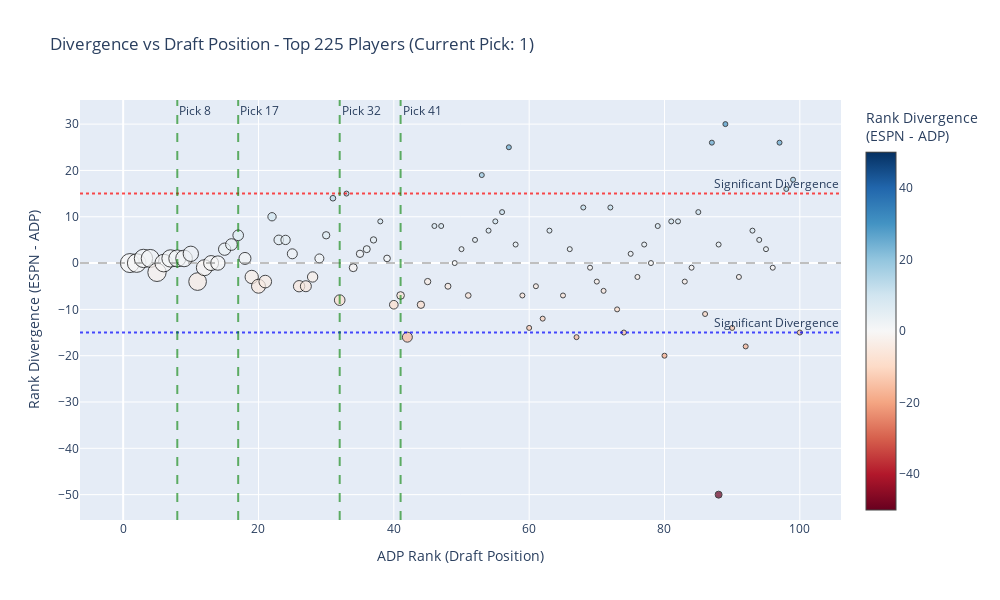

Notebook code cell kept with this figure:
### Markdown cell above
## 3. Divergence Timeline

Bubble chart showing rank divergence across draft positions with VBD sizing.

### Code cell
def plot_divergence_timeline(df, current_pick=1):
    """Bubble chart of divergence with VBD sizing"""
    
    # Focus on players likely to be available in first few rounds
    df_plot = df[df['adp_rank'] <= 100].copy()
    df_plot = df_plot.sort_values('adp_rank')
    
    fig = go.Figure()
    
    # Create hover text with player details
    hover_text = [
        f"{row['player_name']}<br>" +
        f"Position: {row['position']}<br>" +
        f"ESPN Rank: {row['espn_rank']}<br>" +
        f"ADP Rank: {row['adp_rank']}<br>" +
        f"VBD Score: {row['vbd_score']}<br>" +
        f"Availability: {row['probability_available']:.1%}"
        for _, row in df_plot.iterrows()
    ]
    
    fig.add_trace(go.Scatter(
        x=df_plot['adp_rank'],
        y=df_plot['rank_divergence'],
        mode='markers',
        marker=dict(
            size=np.maximum(df_plot['vbd_score']/3, 5),  # Minimum size 5
            color=df_plot['rank_divergence'],
            colorscale='RdBu',
            cmid=0,
            showscale=True,
            colorbar=dict(title="Rank Divergence<br>(ESPN - ADP)"),
            line=dict(width=1, color='black')
        ),
        text=hover_text,
        hovertemplate='%{text}<extra></extra>',
        name='Players'
    ))
    
    # Add reference lines
    fig.add_hline(y=0, line_dash="dash", line_color="gray", opacity=0.5)
    fig.add_hline(y=15, line_dash="dot", line_color="red", opacity=0.7, 
                  annotation_text="Significant Divergence")
    fig.add_hline(y=-15, line_dash="dot", line_color="blue", opacity=0.7,
                  annotation_text="Significant Divergence")
    
    # Add user's pick positions
    my_picks = [8, 17, 32, 41, 56, 65, 80, 89]
    for pick in my_picks[:4]:  # First 4 picks
        fig.add_vline(x=pick, line_dash="dash", line_color="green", opacity=0.6,
                      annotation_text=f"Pick {pick}")
    
    fig.update_layout(
        title=f'Divergence vs Draft Position - Top 225 Players (Current Pick: {current_pick})',
        xaxis_title='ADP Rank (Draft Position)',
        yaxis_title='Rank Divergence (ESPN - ADP)',
        height=600,
        width=1000,
        showlegend=False
    )
    
    return fig

# Create divergence timeline
timeline_fig = plot_divergence_timeline(enhanced_df_filtered, current_pick=1)
timeline_fig.show()

print("\n📊 Divergence Timeline:")
print("- X-axis: Where players are typically drafted (ADP)")
print("- Y-axis: How much ESPN disagrees with ADP")
print("- Bubble size: VBD value")
print("- Red bubbles above line: ESPN undervalues (potential steals)")
print("- Blue bubbles below line: ESPN overvalues (potential traps)")
print("- Green lines: Your draft picks")

### Figure 1 — Plotly figure (JSON) as saved in the notebook; plotly's stock layout.template omitted (floating-point values rounded to 4 significant figures)
{"data": [{"hovertemplate": "%{text}<extra></extra>", "marker": {"cmid": 0, "color": [0.0, 0.0, 1.0, 1.0, -2.0, 0.0, 1.0, 1.0, 1.0, 2.0, -4.0, -1.0, 0.0, 0.0, 3.0, 4.0, 6.0, 1.0, -3.0, -5.0, -4.0, 10.0, 5.0, 5.0, 2.0, -5.0, -5.0, -3.0, 1.0, 6.0, 14.0, -8.0, 15.0, -1.0, 2.0, 3.0, 5.0, 9.0, 1.0, -9.0, -7.0, -16.0, -9.0, -4.0, 8.0, 8.0, -5.0, 0.0, 3.0, -7.0, 5.0, 19.0, 7.0, 9.0, 11.0, 25.0, 4.0, -7.0, -14.0, -5.0, -12.0, 7.0, -7.0, 3.0, -16.0, 12.0, -1.0, -4.0, -6.0, 12.0, -10.0, -15.0, 2.0, -3.0, 4.0, 0.0, 8.0, -20.0, 9.0, 9.0, -4.0, -1.0, 11.0, -11.0, 26.0, -50.0, 4.0, 30.0, -14.0, -3.0, -18.0, 7.0, 5.0, 3.0, -1.0, 26.0, 16.0, 18.0, -15.0], "colorbar": {"title": {"text": "Rank Divergence<br>(ESPN - ADP)"}}, "colorscale": [[0, "rgb(103,0,31)"], [0.1, "rgb(178,24,43)"], [0.2, "rgb(214,96,77)"], [0.3, "rgb(244,165,130)"], [0.4, "rgb(253,219,199)"], [0.5, "rgb(247,247,247)"], [0.6, "rgb(209,229,240)"], [0.7, "rgb(146,197,222)"], [0.8, "rgb(67,147,195)"], [0.9, "rgb(33,102,172)"], [1, "rgb(5,48,97)"]], "line": {"color": "black", "width": 1}, "showscale": true, "size": [19.0, 18.67, 18.33, 18.0, 18.33, 17.67, 17.33, 17.0, 16.67, 15.33, 17.67, 16.0, 15.0, 14.33, 12.33, 11.67, 10.67, 12.0, 13.33, 14.0, 12.67, 8.333, 9.667, 9.333, 10.0, 11.33, 11.0, 10.33, 9.0, 7.333, 5.667, 10.67, 5.0, 8.0, 7.333, 7.0, 6.333, 5.0, 6.667, 8.667, 7.667, 10.0, 7.333, 6.333, 5.0, 5.0, 6.0, 5.0, 5.0, 5.667, 5.0, 5.0, 5.0, 5.0, 5.0, 5.0, 5.0, 5.0, 5.0, 5.0, 5.0, 5.0, 5.0, 5.0, 5.0, 5.0, 5.0, 5.0, 5.0, 5.0, 5.0, 5.0, 5.0, 5.0, 5.0, 5.0, 5.0, 5.0, 5.0, 5.0, 5.0, 5.0, 5.0, 5.0, 5.0, 7.0, 5.0, 5.0, 5.0, 5.0, 5.0, 5.0, 5.0, 5.0, 5.0, 5.0, 5.0, 5.0, 5.0]}, "mode": "markers", "name": "Players", "text": ["Ja'Marr Chase<br>Position: WR<br>ESPN Rank: 1<br>ADP Rank: 1.0<br>VBD Score: 57<br>Availability: 81.9%", "Bijan Robinson<br>Position: RB<br>ESPN Rank: 2<br>ADP Rank: 2.0<br>VBD Score: 56<br>Availability: 69.7%", "Saquon Barkley<br>Position: RB<br>ESPN Rank: 4<br>ADP Rank: 3.0<br>VBD Score: 55<br>Availability: 53.8%", "Jahmyr Gibbs<br>Position: RB<br>ESPN Rank: 5<br>ADP Rank: 4.0<br>VBD Score: 54<br>Availability: 49.3%", "Justin Jefferson<br>Position: WR<br>ESPN Rank: 3<br>ADP Rank: 5.0<br>VBD Score: 55<br>Availability: 63.4%", "CeeDee Lamb<br>Position: WR<br>ESPN Rank: 6<br>ADP Rank: 6.0<br>VBD Score: 53<br>Availability: 47.4%", "Puka Nacua<br>Position: WR<br>ESPN Rank: 8<br>ADP Rank: 7.0<br>VBD Score: 52<br>Availability: 50.7%", "Malik Nabers<br>Position: WR<br>ESPN Rank: 9<br>ADP Rank: 8.0<br>VBD Score: 51<br>Availability: 57.7%", "Amon-Ra St. Brown<br>Position: WR<br>ESPN Rank: 10<br>ADP Rank: 9.0<br>VBD Score: 50<br>Availability: 64.0%", "Ashton Jeanty<br>Position: RB<br>ESPN Rank: 12<br>ADP Rank: 10.0<br>VBD Score: 46<br>Availability: 73.2%", "Christian McCaffrey<br>Position: RB<br>ESPN Rank: 7<br>ADP Rank: 11.0<br>VBD Score: 53<br>Availability: 49.2%", "Derrick Henry<br>Position: RB<br>ESPN Rank: 11<br>ADP Rank: 12.0<br>VBD Score: 48<br>Availability: 71.6%", "Nico Collins<br>Position: WR<br>ESPN Rank: 13<br>ADP Rank: 13.0<br>VBD Score: 45<br>Availability: 79.4%", "Brian Thomas Jr.<br>Position: WR<br>ESPN Rank: 14<br>ADP Rank: 14.0<br>VBD Score: 43<br>Availability: 82.9%", "De'Von Achane<br>Position: RB<br>ESPN Rank: 18<br>ADP Rank: 15.0<br>VBD Score: 37<br>Availability: 90.7%", "Brock Bowers<br>Position: TE<br>ESPN Rank: 20<br>ADP Rank: 16.0<br>VBD Score: 35<br>Availability: 93.3%", "Bucky Irving<br>Position: RB<br>ESPN Rank: 23<br>ADP Rank: 17.0<br>VBD Score: 32<br>Availability: 95.6%", "Josh Jacobs<br>Position: RB<br>ESPN Rank: 19<br>ADP Rank: 18.0<br>VBD Score: 36<br>Availability: 93.1%", "Drake London<br>Position: WR<br>ESPN Rank: 16<br>ADP Rank: 19.0<br>VBD Score: 40<br>Availability: 89.2%", "A.J. Brown<br>Position: WR<br>ESPN Rank: 15<br>ADP Rank: 20.0<br>VBD Score: 42<br>Availability: 87.5%", "Jonathan Taylor<br>Position: RB<br>ESPN Rank: 17<br>ADP Rank: 21.0<br>VBD Score: 38<br>Availability: 91.3%", "Chase Brown<br>Position: RB<br>ESPN Rank: 32<br>ADP Rank: 22.0<br>VBD Score: 25<br>Availability: 98.9%", "Josh Allen<br>Position: QB<br>ESPN Rank: 28<br>ADP Rank: 23.0<br>VBD Score: 29<br>Availability: 98.5%", "Lamar Jackson<br>Position: QB<br>ESPN Rank: 29<br>ADP Rank: 24.0<br>VBD Score: 28<br>Availability: 98.8%", "Ladd McConkey<br>Position: WR<br>ESPN Rank: 27<br>ADP Rank: 25.0<br>VBD Score: 30<br>Availability: 98.5%", "Trey McBride<br>Position: TE<br>ESPN Rank: 21<br>ADP Rank: 26.0<br>VBD Score: 34<br>Availability: 96.1%", "Kyren Williams<br>Position: RB<br>ESPN Rank: 22<br>ADP Rank: 27.0<br>VBD Score: 33<br>Availability: 96.8%", "Tyreek Hill<br>Position: WR<br>ESPN Rank: 25<br>ADP Rank: 28.0<br>VBD Score: 31<br>Availability: 98.1%", "Jayden Daniels<br>Position: QB<br>ESPN Rank: 30<br>ADP Rank: 29.0<br>VBD Score: 27<br>Availability: 99.2%", "Jaxon Smith-Njigba<br>Position: WR<br>ESPN Rank: 36<br>ADP Rank: 30.0<br>VBD Score: 22<br>Availability: 99.7%", "Breece Hall<br>Position: RB<br>ESPN Rank: 45<br>ADP Rank: 31.0<br>VBD Score: 17<br>Availability: 99.8%", "Tee Higgins<br>Position: WR<br>ESPN Rank: 24<br>ADP Rank: 32.0<br>VBD Score: 32<br>Availability: 97.9%", "Garrett Wilson<br>Position: WR<br>ESPN Rank: 48<br>ADP Rank: 33.0<br>VBD Score: 14<br>Availability: 99.9%", "James Cook<br>Position: RB<br>ESPN Rank: 33<br>ADP Rank: 34.0<br>VBD Score: 24<br>Availability: 99.6%", "Omarion Hampton<br>Position: RB<br>ESPN Rank: 37<br>ADP Rank: 35.0<br>VBD Score: 22<br>Availability: 99.8%", "Joe Burrow<br>Position: QB<br>ESPN Rank: 39<br>ADP Rank: 36.0<br>VBD Score: 21<br>Availability: 99.9%", "Alvin Kamara<br>Position: RB<br>ESPN Rank: 42<br>ADP Rank: 37.0<br>VBD Score: 19<br>Availability: 99.9%", "Marvin Harrison Jr.<br>Position: WR<br>ESPN Rank: 47<br>ADP Rank: 38.0<br>VBD Score: 15<br>Availability: 99.9%", "George Kittle<br>Position: TE<br>ESPN Rank: 40<br>ADP Rank: 39.0<br>VBD Score: 20<br>Availability: 99.9%", "Jalen Hurts<br>Position: QB<br>ESPN Rank: 31<br>ADP Rank: 40.0<br>VBD Score: 26<br>Availability: 99.5%", "Terry McLaurin<br>Position: WR<br>ESPN Rank: 34<br>ADP Rank: 41.0<br>VBD Score: 23<br>Availability: 99.7%", "Davante Adams<br>Position: WR<br>ESPN Rank: 26<br>ADP Rank: 42.0<br>VBD Score: 30<br>Availability: 98.6%", "Mike Evans<br>Position: WR<br>ESPN Rank: 35<br>ADP Rank: 44.0<br>VBD Score: 22<br>Availability: 99.8%", "Chuba Hubbard<br>Position: RB<br>ESPN Rank: 41<br>ADP Rank: 45.0<br>VBD Score: 19<br>Availability: 99.9%", "DJ Moore<br>Position: WR<br>ESPN Rank: 54<br>ADP Rank: 46.0<br>VBD Score: 10<br>Availability: 100.0%", "Rashee Rice<br>Position: WR<br>ESPN Rank: 55<br>ADP Rank: 47.0<br>VBD Score: 10<br>Availability: 100.0%", "James Conner<br>Position: RB<br>ESPN Rank: 43<br>ADP Rank: 48.0<br>VBD Score: 18<br>Availability: 100.0%", "DK Metcalf<br>Position: WR<br>ESPN Rank: 49<br>ADP Rank: 49.0<br>VBD Score: 13<br>Availability: 100.0%", "Courtland Sutton<br>Position: WR<br>ESPN Rank: 53<br>ADP Rank: 50.0<br>VBD Score: 11<br>Availability: 100.0%", "TreVeyon Henderson<br>Position: RB<br>ESPN Rank: 44<br>ADP Rank: 51.0<br>VBD Score: 17<br>Availability: 100.0%", "DeVonta Smith<br>Position: WR<br>ESPN Rank: 57<br>ADP Rank: 52.0<br>VBD Score: 10<br>Availability: 100.0%", "RJ Harvey<br>Position: RB<br>ESPN Rank: 72<br>ADP Rank: 53.0<br>VBD Score: 6<br>Availability: 100.0%", "Sam LaPorta<br>Position: TE<br>ESPN Rank: 61<br>ADP Rank: 54.0<br>VBD Score: 8<br>Availability: 100.0%", "Tetairoa McMillan<br>Position: WR<br>ESPN Rank: 64<br>ADP Rank: 55.0<br>VBD Score: 7<br>Availability: 100.0%", "David Montgomery<br>Position: RB<br>ESPN Rank: 67<br>ADP Rank: 56.0<br>VBD Score: 7<br>Availability: 100.0%", "Joe Mixon<br>Position: RB<br>ESPN Rank: 82<br>ADP Rank: 57.0<br>VBD Score: 4<br>Availability: 100.0%", "Patrick Mahomes<br>Position: QB<br>ESPN Rank: 62<br>ADP Rank: 58.0<br>VBD Score: 8<br>Availability: 100.0%", "D'Andre Swift<br>Position: RB<br>ESPN Rank: 52<br>ADP Rank: 59.0<br>VBD Score: 11<br>Availability: 100.0%", "Xavier Worthy<br>Position: WR<br>ESPN Rank: 46<br>ADP Rank: 60.0<br>VBD Score: 15<br>Availability: 100.0%", "Jameson Williams<br>Position: WR<br>ESPN Rank: 56<br>ADP Rank: 61.0<br>VBD Score: 10<br>Availability: 100.0%", "Zay Flowers<br>Position: WR<br>ESPN Rank: 50<br>ADP Rank: 62.0<br>VBD Score: 13<br>Availability: 100.0%", "Isiah Pacheco<br>Position: RB<br>ESPN Rank: 70<br>ADP Rank: 63.0<br>VBD Score: 6<br>Availability: 100.0%", "George Pickens<br>Position: WR<br>ESPN Rank: 58<br>ADP Rank: 65.0<br>VBD Score: 9<br>Availability: 100.0%", "T.J. Hockenson<br>Position: TE<br>ESPN Rank: 69<br>ADP Rank: 66.0<br>VBD Score: 6<br>Availability: 100.0%", "Calvin Ridley<br>Position: WR<br>ESPN Rank: 51<br>ADP Rank: 67.0<br>VBD Score: 12<br>Availability: 100.0%", "Kaleb Johnson<br>Position: RB<br>ESPN Rank: 80<br>ADP Rank: 68.0<br>VBD Score: 4<br>Availability: 100.0%", "Tony Pollard<br>Position: RB<br>ESPN Rank: 68<br>ADP Rank: 69.0<br>VBD Score: 6<br>Availability: 100.0%", "Travis Hunter<br>Position: WR<br>ESPN Rank: 66<br>ADP Rank: 70.0<br>VBD Score: 7<br>Availability: 100.0%", "Jerry Jeudy<br>Position: WR<br>ESPN Rank: 65<br>ADP Rank: 71.0<br>VBD Score: 7<br>Availability: 100.0%", "Travis Kelce<br>Position: TE<br>ESPN Rank: 84<br>ADP Rank: 72.0<br>VBD Score: 4<br>Availability: 100.0%", "Baker Mayfield<br>Position: QB<br>ESPN Rank: 63<br>ADP Rank: 73.0<br>VBD Score: 8<br>Availability: 100.0%", "Jaylen Waddle<br>Position: WR<br>ESPN Rank: 59<br>ADP Rank: 74.0<br>VBD Score: 9<br>Availability: 100.0%", "Chris Olave<br>Position: WR<br>ESPN Rank: 77<br>ADP Rank: 75.0<br>VBD Score: 5<br>Availability: 100.0%", "Chris Godwin<br>Position: WR<br>ESPN Rank: 73<br>ADP Rank: 76.0<br>VBD Score: 6<br>Availability: 100.0%", "Tyrone Tracy Jr.<br>Position: RB<br>ESPN Rank: 81<br>ADP Rank: 77.0<br>VBD Score: 4<br>Availability: 100.0%", "Jordan Addison<br>Position: WR<br>ESPN Rank: 78<br>ADP Rank: 78.0<br>VBD Score: 4<br>Availability: 100.0%", "Bo Nix<br>Position: QB<br>ESPN Rank: 87<br>ADP Rank: 79.0<br>VBD Score: 3<br>Availability: 100.0%", "Rome Odunze<br>Position: WR<br>ESPN Rank: 60<br>ADP Rank: 80.0<br>VBD Score: 9<br>Availability: 100.0%", "Brian Robinson Jr.<br>Position: RB<br>ESPN Rank: 90<br>ADP Rank: 81.0<br>VBD Score: 3<br>Availability: 100.0%", "Jaylen Warren<br>Position: RB<br>ESPN Rank: 91<br>ADP Rank: 82.0<br>VBD Score: 3<br>Availability: 100.0%", "Deebo Samuel Sr.<br>Position: WR<br>ESPN Rank: 79<br>ADP Rank: 83.0<br>VBD Score: 4<br>Availability: 100.0%", "Mark Andrews<br>Position: TE<br>ESPN Rank: 83<br>ADP Rank: 84.0<br>VBD Score: 4<br>Availability: 100.0%", "Stefon Diggs<br>Position: WR<br>ESPN Rank: 96<br>ADP Rank: 85.0<br>VBD Score: 2<br>Availability: 100.0%", "Cooper Kupp<br>Position: WR<br>ESPN Rank: 75<br>ADP Rank: 86.0<br>VBD Score: 5<br>Availability: 100.0%", "Evan Engram<br>Position: TE<br>ESPN Rank: 113<br>ADP Rank: 87.0<br>VBD Score: 2<br>Availability: 100.0%", "Kenneth Walker III<br>Position: RB<br>ESPN Rank: 38<br>ADP Rank: 88.0<br>VBD Score: 21<br>Availability: 99.9%", "Quinshon Judkins<br>Position: RB<br>ESPN Rank: 92<br>ADP Rank: 88.0<br>VBD Score: 3<br>Availability: 100.0%", "Travis Etienne Jr.<br>Position: RB<br>ESPN Rank: 119<br>ADP Rank: 89.0<br>VBD Score: 2<br>Availability: 100.0%", "Jakobi Meyers<br>Position: WR<br>ESPN Rank: 76<br>ADP Rank: 90.0<br>VBD Score: 5<br>Availability: 100.0%", "Kyler Murray<br>Position: QB<br>ESPN Rank: 88<br>ADP Rank: 91.0<br>VBD Score: 3<br>Availability: 100.0%", "Matthew Golden<br>Position: WR<br>ESPN Rank: 74<br>ADP Rank: 92.0<br>VBD Score: 5<br>Availability: 100.0%", "Khalil Shakir<br>Position: WR<br>ESPN Rank: 100<br>ADP Rank: 93.0<br>VBD Score: 2<br>Availability: 100.0%", "Ricky Pearsall<br>Position: WR<br>ESPN Rank: 99<br>ADP Rank: 94.0<br>VBD Score: 2<br>Availability: 100.0%", "Jauan Jennings<br>Position: WR<br>ESPN Rank: 98<br>ADP Rank: 95.0<br>VBD Score: 2<br>Availability: 100.0%", "Javonte Williams<br>Position: RB<br>ESPN Rank: 95<br>ADP Rank: 96.0<br>VBD Score: 3<br>Availability: 100.0%", "Jared Goff<br>Position: QB<br>ESPN Rank: 123<br>ADP Rank: 97.0<br>VBD Score: 1<br>Availability: 100.0%", "Cam Skattebo<br>Position: RB<br>ESPN Rank: 114<br>ADP Rank: 98.0<br>VBD Score: 2<br>Availability: 100.0%", "Jordan Mason<br>Position: RB<br>ESPN Rank: 117<br>ADP Rank: 99.0<br>VBD Score: 2<br>Availability: 100.0%", "David Njoku<br>Position: TE<br>ESPN Rank: 85<br>ADP Rank: 100.0<br>VBD Score: 4<br>Availability: 100.0%"], "type": "scatter", "x": [1.0, 2.0, 3.0, 4.0, 5.0, 6.0, 7.0, 8.0, 9.0, 10.0, 11.0, 12.0, 13.0, 14.0, 15.0, 16.0, 17.0, 18.0, 19.0, 20.0, 21.0, 22.0, 23.0, 24.0, 25.0, 26.0, 27.0, 28.0, 29.0, 30.0, 31.0, 32.0, 33.0, 34.0, 35.0, 36.0, 37.0, 38.0, 39.0, 40.0, 41.0, 42.0, 44.0, 45.0, 46.0, 47.0, 48.0, 49.0, 50.0, 51.0, 52.0, 53.0, 54.0, 55.0, 56.0, 57.0, 58.0, 59.0, 60.0, 61.0, 62.0, 63.0, 65.0, 66.0, 67.0, 68.0, 69.0, 70.0, 71.0, 72.0, 73.0, 74.0, 75.0, 76.0, 77.0, 78.0, 79.0, 80.0, 81.0, 82.0, 83.0, 84.0, 85.0, 86.0, 87.0, 88.0, 88.0, 89.0, 90.0, 91.0, 92.0, 93.0, 94.0, 95.0, 96.0, 97.0, 98.0, 99.0, 100.0], "y": [0.0, 0.0, 1.0, 1.0, -2.0, 0.0, 1.0, 1.0, 1.0, 2.0, -4.0, -1.0, 0.0, 0.0, 3.0, 4.0, 6.0, 1.0, -3.0, -5.0, -4.0, 10.0, 5.0, 5.0, 2.0, -5.0, -5.0, -3.0, 1.0, 6.0, 14.0, -8.0, 15.0, -1.0, 2.0, 3.0, 5.0, 9.0, 1.0, -9.0, -7.0, -16.0, -9.0, -4.0, 8.0, 8.0, -5.0, 0.0, 3.0, -7.0, 5.0, 19.0, 7.0, 9.0, 11.0, 25.0, 4.0, -7.0, -14.0, -5.0, -12.0, 7.0, -7.0, 3.0, -16.0, 12.0, -1.0, -4.0, -6.0, 12.0, -10.0, -15.0, 2.0, -3.0, 4.0, 0.0, 8.0, -20.0, 9.0, 9.0, -4.0, -1.0, 11.0, -11.0, 26.0, -50.0, 4.0, 30.0, -14.0, -3.0, -18.0, 7.0, 5.0, 3.0, -1.0, 26.0, 16.0, 18.0, -15.0]}], "layout": {"annotations": [{"showarrow": false, "text": "Significant Divergence", "x": 1, "xanchor": "right", "xref": "x domain", "y": 15, "yanchor": "bottom", "yref": "y"}, {"showarrow": false, "text": "Significant Divergence", "x": 1, "xanchor": "right", "xref": "x domain", "y": -15, "yanchor": "bottom", "yref": "y"}, {"showarrow": false, "text": "Pick 8", "x": 8, "xanchor": "left", "xref": "x", "y": 1, "yanchor": "top", "yref": "y domain"}, {"showarrow": false, "text": "Pick 17", "x": 17, "xanchor": "left", "xref": "x", "y": 1, "yanchor": "top", "yref": "y domain"}, {"showarrow": false, "text": "Pick 32", "x": 32, "xanchor": "left", "xref": "x", "y": 1, "yanchor": "top", "yref": "y domain"}, {"showarrow": false, "text": "Pick 41", "x": 41, "xanchor": "left", "xref": "x", "y": 1, "yanchor": "top", "yref": "y domain"}], "height": 600, "shapes": [{"line": {"color": "gray", "dash": "dash"}, "opacity": 0.5, "type": "line", "x0": 0, "x1": 1, "xref": "x domain", "y0": 0, "y1": 0, "yref": "y"}, {"line": {"color": "red", "dash": "dot"}, "opacity": 0.7, "type": "line", "x0": 0, "x1": 1, "xref": "x domain", "y0": 15, "y1": 15, "yref": "y"}, {"line": {"color": "blue", "dash": "dot"}, "opacity": 0.7, "type": "line", "x0": 0, "x1": 1, "xref": "x domain", "y0": -15, "y1": -15, "yref": "y"}, {"line": {"color": "green", "dash": "dash"}, "opacity": 0.6, "type": "line", "x0": 8, "x1": 8, "xref": "x", "y0": 0, "y1": 1, "yref": "y domain"}, {"line": {"color": "green", "dash": "dash"}, "opacity": 0.6, "type": "line", "x0": 17, "x1": 17, "xref": "x", "y0": 0, "y1": 1, "yref": "y domain"}, {"line": {"color": "green", "dash": "dash"}, "opacity": 0.6, "type": "line", "x0": 32, "x1": 32, "xref": "x", "y0": 0, "y1": 1, "yref": "y domain"}, {"line": {"color": "green", "dash": "dash"}, "opacity": 0.6, "type": "line", "x0": 41, "x1": 41, "xref": "x", "y0": 0, "y1": 1, "yref": "y domain"}], "showlegend": false, "title": {"text": "Divergence vs Draft Position - Top 225 Players (Current Pick: 1)"}, "width": 1000, "xaxis": {"title": {"text": "ADP Rank (Draft Position)"}}, "yaxis": {"title": {"text": "Rank Divergence (ESPN - ADP)"}}}}
